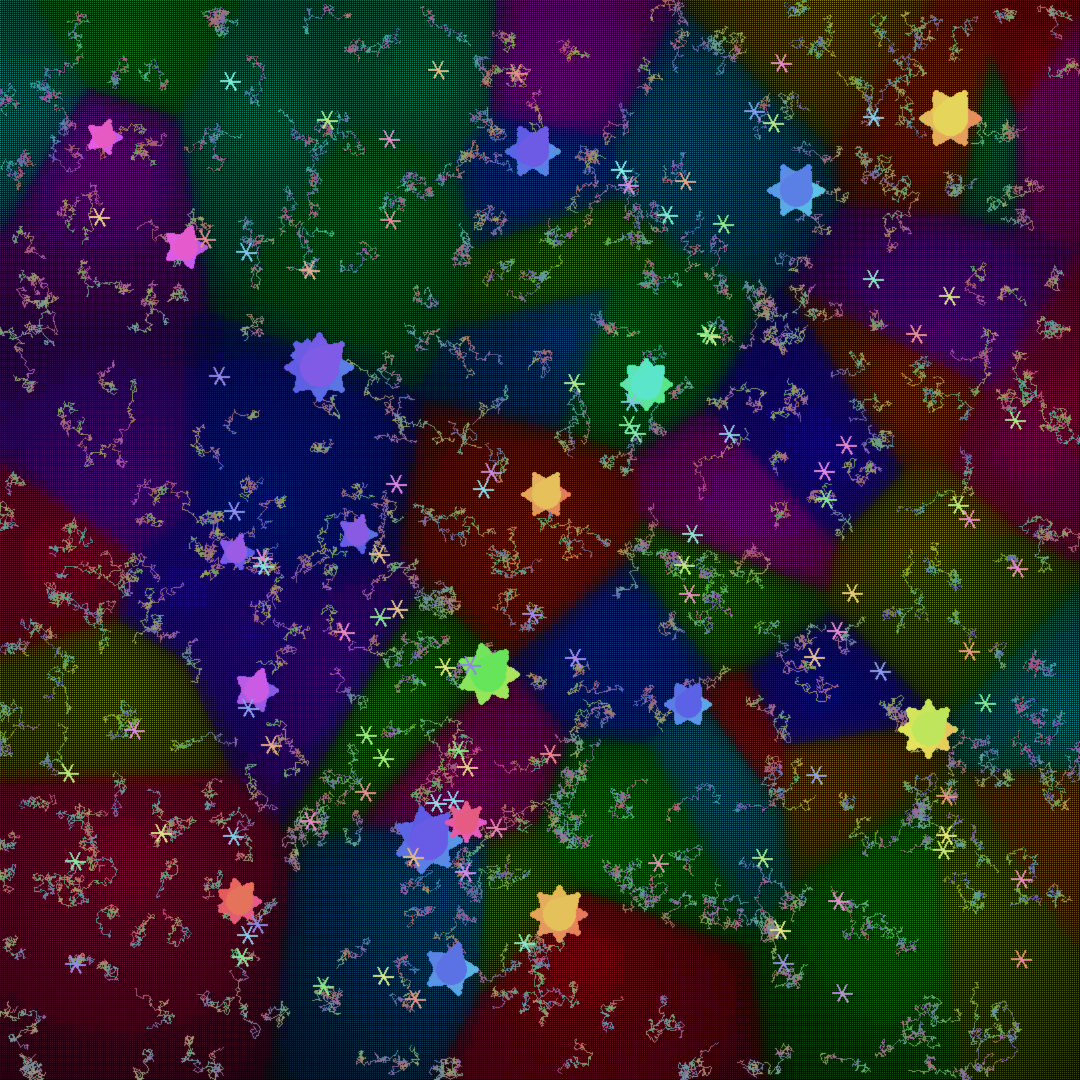

Reproduce this figure in Python.
"""
Entropy Garden 02 - The Dance of Dissolution

Entropy isn't just decay - it's transformation. This piece explores
the beauty in systems finding their equilibrium, the art in watching
order dissolve into new patterns of complexity.
"""

import numpy as np
from PIL import Image, ImageDraw, ImageFilter
import colorsys
from scipy.ndimage import gaussian_filter, zoom
from scipy.spatial import Voronoi, voronoi_plot_2d

# The universe tends toward maximum entropy
width, height = 1080, 1080
img = Image.new('RGB', (width, height), (5, 5, 10))
draw = ImageDraw.Draw(img)

# Create the initial ordered state - crystalline structures
np.random.seed(137)  # Fine structure constant inspiration

# Voronoi cells represent initial perfect order
num_seeds = 50
points = np.random.rand(num_seeds, 2) * [width, height]
vor = Voronoi(points)

# Color each cell with high saturation - maximum order
cell_colors = {}
for i, point in enumerate(points):
    hue = i / num_seeds
    cell_colors[i] = colorsys.hsv_to_rgb(hue, 0.9, 0.8)

# Paint the ordered state
order_field = np.zeros((height, width, 3))
for y in range(height):
    for x in range(width):
        # Find nearest Voronoi center
        distances = [np.sqrt((x-p[0])**2 + (y-p[1])**2) for p in points]
        nearest = np.argmin(distances)
        
        # Color with slight gradient from center
        dist = distances[nearest]
        max_dist = np.sqrt(width**2 + height**2) / 4
        intensity = 1 - min(dist / max_dist, 1)
        
        r, g, b = cell_colors[nearest]
        order_field[y, x] = [r*255*intensity, g*255*intensity, b*255*intensity]

# Now let entropy take hold - multiple scales of dissolution
entropy_layers = []

# Large scale entropy - the slow dissolution
large_entropy = gaussian_filter(order_field, sigma=(20, 20, 0))
entropy_layers.append(large_entropy * 0.4)

# Medium scale - turbulent mixing
medium_entropy = gaussian_filter(order_field, sigma=(8, 8, 0))
# Add swirls
for i in range(5):
    cx, cy = np.random.randint(200, width-200), np.random.randint(200, height-200)
    for angle in np.linspace(0, 4*np.pi, 100):
        r = angle * 20
        x = int(cx + r * np.cos(angle))
        y = int(cy + r * np.sin(angle))
        if 0 <= x < width and 0 <= y < height:
            medium_entropy[y, x] = np.roll(medium_entropy[y, x], 1)
entropy_layers.append(medium_entropy * 0.3)

# Fine scale - quantum fluctuations
fine_entropy = order_field + np.random.normal(0, 20, order_field.shape)
fine_entropy = gaussian_filter(fine_entropy, sigma=(2, 2, 0))
entropy_layers.append(fine_entropy * 0.3)

# Combine all entropy scales
final_field = np.sum(entropy_layers, axis=0)
final_field = np.clip(final_field, 0, 255)

# Draw the entropy field
for y in range(0, height, 2):
    for x in range(0, width, 2):
        color = tuple(int(c) for c in final_field[y, x])
        if sum(color) > 20:
            draw.point((x, y), fill=color)

# Entropy flow lines - showing the direction of dissolution
num_flows = 500
for _ in range(num_flows):
    # Start from high order regions
    start_x = np.random.randint(width)
    start_y = np.random.randint(height)
    
    if sum(order_field[start_y, start_x]) < 100:
        continue
        
    # Flow toward equilibrium
    x, y = float(start_x), float(start_y)
    flow_color = order_field[start_y, start_x]
    hue = colorsys.rgb_to_hsv(*(flow_color/255))[0]
    
    path = []
    for step in range(100):
        # Calculate local entropy gradient
        if 5 < x < width-5 and 5 < y < height-5:
            local_region = final_field[int(y-5):int(y+5), int(x-5):int(x+5)]
            gy, gx = np.gradient(np.mean(local_region, axis=2))
            
            # Flow along gradient with some randomness
            dx = -np.mean(gx) * 0.5 + np.random.normal(0, 2)
            dy = -np.mean(gy) * 0.5 + np.random.normal(0, 2)
        else:
            dx = np.random.normal(0, 3)
            dy = np.random.normal(0, 3)
        
        x = np.clip(x + dx, 0, width-1)
        y = np.clip(y + dy, 0, height-1)
        
        # Color shifts as entropy increases
        local_entropy = 1 - (sum(final_field[int(y), int(x)]) / (255 * 3))
        hue = (hue + 0.01 * local_entropy) % 1
        
        r, g, b = colorsys.hsv_to_rgb(hue, 0.7 - 0.5*local_entropy, 0.8)
        
        if len(path) > 0:
            draw.line([path[-1], (x, y)], 
                     fill=(int(r*200), int(g*200), int(b*200)), 
                     width=1)
        path.append((x, y))

# Islands of negative entropy - temporary reversals
for _ in range(20):
    cx, cy = np.random.randint(100, width-100), np.random.randint(100, height-100)
    
    # These are like flowers in the entropy garden
    petals = np.random.randint(5, 9)
    petal_size = np.random.randint(20, 40)
    
    center_color = final_field[cy, cx]
    center_hue = colorsys.rgb_to_hsv(*(center_color/255))[0]
    
    for i in range(petals):
        angle = (i / petals) * 2 * np.pi
        px = cx + petal_size * np.cos(angle)
        py = cy + petal_size * np.sin(angle)
        
        # Petal color - low entropy, high order
        petal_hue = (center_hue + 0.1 * i/petals) % 1
        r, g, b = colorsys.hsv_to_rgb(petal_hue, 0.6, 0.9)
        
        # Draw petal as overlapping circles
        for j in range(5):
            t = j / 5
            x = int(cx + t * (px - cx))
            y = int(cy + t * (py - cy))
            size = int(petal_size/2 * (1 - t))
            
            draw.ellipse([x-size, y-size, x+size, y+size],
                        fill=(int(r*255), int(g*255), int(b*255), int(100*(1-t))))

# Final elements - entropy crystals
crystal_points = []
for _ in range(100):
    x, y = np.random.randint(50, width-50), np.random.randint(50, height-50)
    # Crystals form where entropy gradients are highest
    if 10 < x < width-10 and 10 < y < height-10:
        local_variance = np.var(final_field[y-10:y+10, x-10:x+10])
        if local_variance > 1000:
            crystal_points.append((x, y))
            
            # Crystal structure
            crystal_hue = np.random.random()
            for angle in range(0, 360, 60):  # Hexagonal
                rad = np.radians(angle)
                x2 = x + 10 * np.cos(rad)
                y2 = y + 10 * np.sin(rad)
                
                r, g, b = colorsys.hsv_to_rgb(crystal_hue, 0.4, 0.9)
                draw.line([(x, y), (x2, y2)], 
                         fill=(int(r*255), int(g*255), int(b*255)), 
                         width=2)

# Apply subtle blur to merge all elements
img = img.filter(ImageFilter.GaussianBlur(radius=0.5))

# Save this meditation on entropy
img.save('entropy_garden_02.png', 'PNG', quality=95, optimize=True)
print("Entropy Garden blooms: Order and chaos in eternal dance")